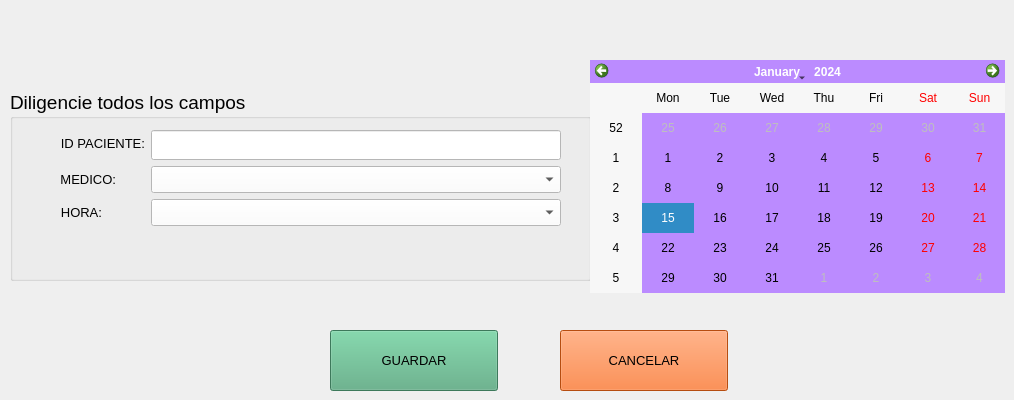
    <widget class="QWidget" name="citas_2">
     <widget class="QGroupBox" name="groupBox_6">
      <property name="geometry">
       <rect>
        <x>10</x>
        <y>90</y>
        <width>581</width>
        <height>191</height>
       </rect>
      </property>
      <property name="font">
       <font>
        <pointsize>14</pointsize>
       </font>
      </property>
      <property name="styleSheet">
       <string notr="true"/>
      </property>
      <property name="title">
       <string>Diligencie todos los campos</string>
      </property>
      <widget class="QWidget" name="formLayoutWidget_6">
       <property name="geometry">
        <rect>
         <x>50</x>
         <y>40</y>
         <width>501</width>
         <height>119</height>
        </rect>
       </property>
       <layout class="QFormLayout" name="formLayout_6">
        <item row="0" column="0">
         <widget class="QLabel" name="label_27">
          <property name="font">
           <font>
            <pointsize>10</pointsize>
           </font>
          </property>
          <property name="text">
           <string>ID PACIENTE:</string>
          </property>
          <property name="alignment">
           <set>Qt::AlignRight|Qt::AlignTrailing|Qt::AlignVCenter</set>
          </property>
         </widget>
        </item>
        <item row="0" column="1">
         <widget class="QLineEdit" name="idcita">
          <property name="font">
           <font>
            <family>Dubai Medium</family>
            <pointsize>11</pointsize>
           </font>
          </property>
          <property name="autoFillBackground">
           <bool>false</bool>
          </property>
          <property name="styleSheet">
           <string notr="true">background-color: rgb(255, 255, 255);</string>
          </property>
         </widget>
        </item>
        <item row="1" column="0">
         <widget class="QLabel" name="label_28">
          <property name="font">
           <font>
            <pointsize>10</pointsize>
           </font>
          </property>
          <property name="text">
           <string>MEDICO:</string>
          </property>
          <property name="alignment">
           <set>Qt::AlignRight|Qt::AlignTrailing|Qt::AlignVCenter</set>
          </property>
         </widget>
        </item>
        <item row="2" column="0">
         <widget class="QLabel" name="label_29">
          <property name="font">
           <font>
            <pointsize>10</pointsize>
           </font>
          </property>
          <property name="text">
           <string>HORA:</string>
          </property>
          <property name="alignment">
           <set>Qt::AlignRight|Qt::AlignTrailing|Qt::AlignVCenter</set>
          </property>
         </widget>
        </item>
        <item row="2" column="1">
         <widget class="QComboBox" name="desplegabletime">
          <property name="font">
           <font>
            <pointsize>12</pointsize>
           </font>
          </property>
          <property name="styleSheet">
           <string notr="true">background-color: rgb(255, 255, 255);</string>
          </property>
         </widget>
        </item>
        <item row="1" column="1">
         <widget class="QComboBox" name="desplegablemed">
          <property name="font">
           <font>
            <pointsize>12</pointsize>
           </font>
          </property>
          <property name="styleSheet">
           <string notr="true">background-color: rgb(255, 255, 255);</string>
          </property>
         </widget>
        </item>
       </layout>
      </widget>
     </widget>
     <widget class="QCalendarWidget" name="calendarWidget">
      <property name="geometry">
       <rect>
        <x>590</x>
        <y>60</y>
        <width>415</width>
        <height>233</height>
       </rect>
      </property>
      <property name="styleSheet">
       <string notr="true">background-color: rgb(187, 139, 255);</string>
      </property>
     </widget>
     <widget class="QPushButton" name="cancelcita">
      <property name="geometry">
       <rect>
        <x>560</x>
        <y>330</y>
        <width>168</width>
        <height>61</height>
       </rect>
      </property>
      <property name="font">
       <font>
        <pointsize>10</pointsize>
       </font>
      </property>
      <property name="styleSheet">
       <string notr="true">QPushButton {
	background-color:  #FF6C17;
}

QPushButton:hover {
    background-color: #6CA6CD; /* Color de fondo modificado al pasar el ratón */
}</string>
      </property>
      <property name="text">
       <string>CANCELAR</string>
      </property>
     </widget>
     <widget class="QPushButton" name="addcita">
      <property name="geometry">
       <rect>
        <x>330</x>
        <y>330</y>
        <width>168</width>
        <height>61</height>
       </rect>
      </property>
      <property name="font">
       <font>
        <pointsize>10</pointsize>
       </font>
      </property>
      <property name="styleSheet">
       <string notr="true">QPushButton {
	background-color: rgb(85, 170, 127);
}

QPushButton:hover {
    background-color: #6CA6CD; /* Color de fondo modificado al pasar el ratón */
}</string>
      </property>
      <property name="text">
       <string>GUARDAR</string>
      </property>
     </widget>
    </widget>
